Frame 1 (no input): blank canvas, image omitted
Frame 60 (the mouse pressed at the canvas centre just before this capture): blank canvas, image omitted
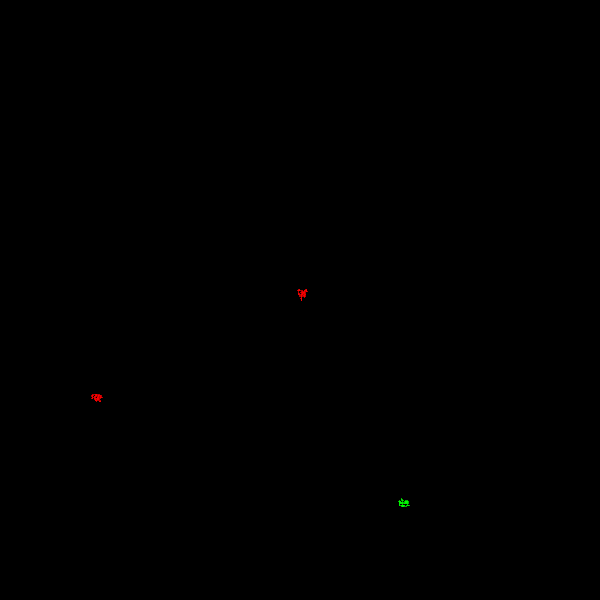
Frame 120 (the mouse held since frame 60 and released just before this capture)

The Processing sketch whose frames 1 and 60 were blank and that drew this single picture after the mouse press (run headless with seeded random() and noise(); from frame 60 on, the mouse is pressed at the canvas centre):

// Processing sketch: randomWalkerOOP
// ── randomWalkerOOP.pde
//Pilot Teachers Meeting Demo
//Basic OOP Example, coding already completed
// I like to get the students to code this as one 
// of their first attempts at OOP.
//This idea came from The Nature of Code, again by Daniel Shiffman
//  http://natureofcode.com/book/introduction/
//Dan Schellenberg
//Dec 10, 2015

Walker jayden;
Walker frances;
Walker charles;

void setup() {
  size(600,600);
  background(0);
  jayden = new Walker();
  frances = new Walker(100,400);
  charles = new Walker(400, 500, color(0,255,0));
}

void draw() {
  //logic of this frame
  jayden.move();
  frances.move();
  charles.move();
  
  //displaying this frame
  jayden.display();
  frances.display();
  charles.display();
}
// ── Walker.pde
class Walker {
  //class data
  float x, y;
  color pointColor;

  //constructor
  Walker() {
    x = width/2;
    y = height/2;
    pointColor = color(255, 0, 0);
  }

  Walker(float _x, float _y) {
    x = _x;
    y = _y;
    pointColor = color(255, 0, 0);
  }
  
  Walker(float _x, float _y, color _pointColor) {
    x = _x;
    y = _y;
    pointColor = _pointColor;
  }

  //class behaviour
  void display() {
    stroke(pointColor);
    point(x, y);
  }
  
  void move() {
    int direction = int(random(1,101));
    
    if (direction <= 25) {
      //move up
      y--;
    }
    else if (direction <= 50) {
      //move down
      y++;
    }
    else if (direction <= 75) {
      //move right
      x++;
    }
    else {
      //move left
      x--;
    }
    
  }
}
